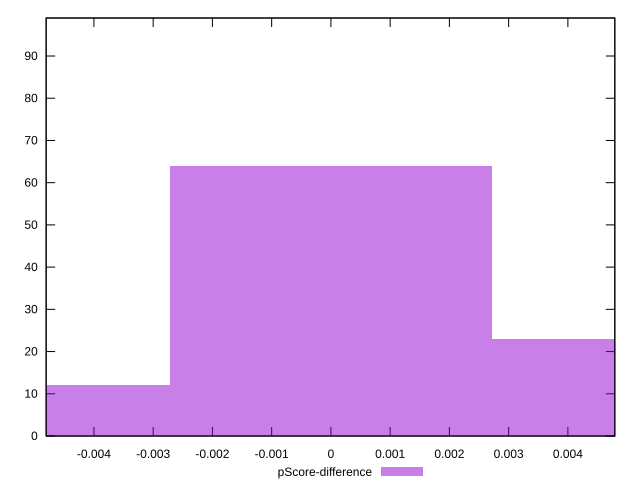

Generate this figure with gnuplot:
reset

$pScoreDifference <<EOF
0 64
-0.005436401291049862 12
0.005436401291049862 23
EOF

set key outside below
set boxwidth 0.005436401291049862
set xrange [-0.004806692440455951:0.004792330678752732]
set yrange [0:99]
set trange [0:99]
set style fill transparent solid 0.5 noborder
set terminal svg size 640, 490 enhanced background rgb 'white'
set output "report/report_00029_2021-02-24T13-36-40.390Z/first-cpu-idle/samples/card/pScore-difference/histogram.svg"

plot $pScoreDifference title "pScore-difference" with boxes

reset
